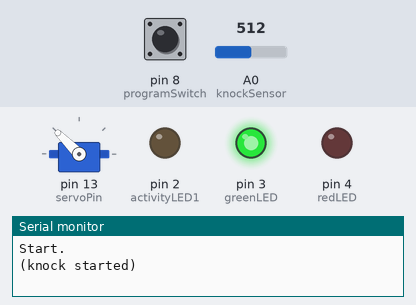
Recording of a sketch running on a simulated Arduino Uno, built with avr-gcc and run on an emulated ATmega328P. On the bench: servo, output pins drawn as LEDs (lit = HIGH), the last lines printed to the serial monitor. Dashed ring = blinking. The inputs (shaded band) are chosen by the test bench; at power-on: pin 8 (programSwitch) LOW, A0 (knockSensor) = 512.

Above: at 5.19 s.
6.4 s: pin 8 (programSwitch) pulled HIGH for 3.2 s
At 9.07 s:
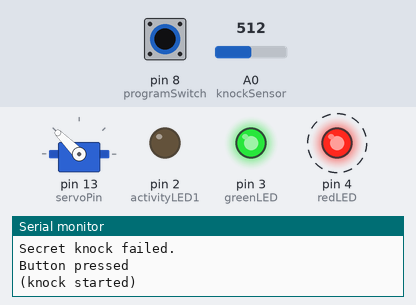
11.1 s: A0 (knockSensor) set to 140
17.3 s: A0 (knockSensor) set to 160
At 20.63 s:
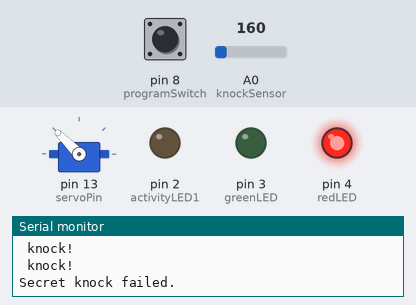
20.8 s: pin 8 (programSwitch) pulled HIGH for 1 s
At 41.31 s:
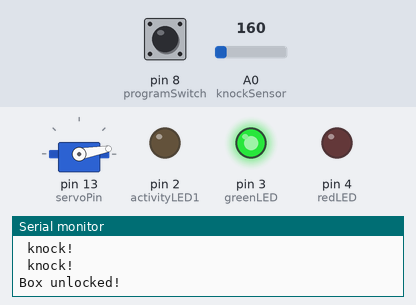
Timing chart, 0 to 42.9 s (numbered marks = the images above; inputs shaded):
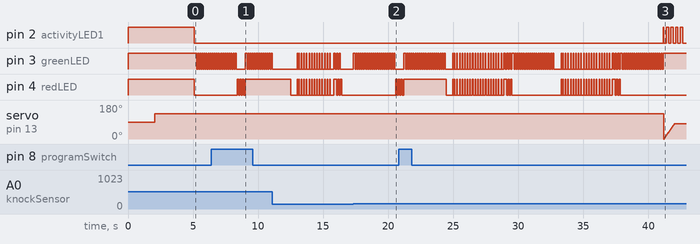

Measured:
- after the input at 17.3 s, pin 3 (greenLED): LOW → HIGH at once, then repeats every 0.16 s: LOW 0.08 s, HIGH 0.08 s; pin 4 (redLED): LOW → HIGH after 3.3 s, → LOW 0.10 s later, → HIGH 0.10 s later
- after the input at 20.8 s, pin 2 (activityLED1): LOW → HIGH after 20.3 s, then repeats every 0.36 s: LOW 0.18 s, HIGH 0.18 s

The sketch:

knockboxlock.ino
```cpp
#include <Servo.h>
/* Detects patterns of knocks and triggers a servo to unlock a wooden box
 Adapted from The Secret Gumball Machine by Steve Hoefer

 Shannon Chen
 05-833 Gadgets, Sensors and Activity Recognition
 Final Project: Knock Lock Box

*/

// Pin definitions
const int knockSensor = 0;         // Piezo sensor on analog pin 0.
const int programSwitch = 8;       // When this is high we program a new code
const int servoPin = 13;            // Servo that we're controlling.
const int redLED = 4;              // Status LED for failed knock
const int greenLED = 3;            // Status LED for successful knock.
const int activityLED1 = 2;        // Lights up when the servo is moving.

const int threshold = 150;        // Minimum signal from the piezo to register as a knock. Maximum is 1023. Lower it is, the higher the sensitivity

const int rejectValue = 30;        // If an individual knock is off by this percentage of a knock we ignore. 10 is strict.
const int averageRejectValue = 20; // If the average timing of the knocks is off by this percent we ignore. 10 is strict.
const int debounceThreshold = 80;
const int knockFadeTime = 150;     // milliseconds we allow a knock to fade before we listen for another one.

const int maximumKnocks = 20;       // Maximum number of knocks to listen for.
const int knockComplete = 1500;     // Longest time to wait for a knock before we assume that it's finished.

// Variables.
Servo lockServo;                  // The servo that dispenses a gumball
int secretCode[maximumKnocks] = {50, 25, 25, 50, 100, 50, 0, 0, 0, 0, 0, 0, 0, 0, 0, 0, 0, 0, 0, 0};  // Initial setup: "Shave and a Hair Cut, two bits." 100=full note, 50=half note, 25=quarter note, etc.
int knockReadings[maximumKnocks];    // When someone knocks this array fills with delays between knocks. (A correct knock looks a lot like the line above).
int knockSensorValue = 0;            // Most recent reading of the knock sensor.
int programButtonPressed;    // ButtonState

void setup() {

  pinMode(redLED, OUTPUT);
  pinMode(greenLED, OUTPUT);
  pinMode(activityLED1, OUTPUT);
  pinMode(programSwitch, INPUT);

  Serial.begin(9600);

  Serial.println("Start.");

  digitalWrite(redLED, HIGH);      // Turn on all the lights so we can be sure they work.
  digitalWrite(greenLED, HIGH);
  digitalWrite(activityLED1, HIGH);

  delay(2000);
  lockServo.attach(servoPin);   // Initialize the servo.
  delay(50);
  for (int i=0;i<150;i++){         // Reset the rotation of the servo.
    lockServo.write(135);         // Write the location a few times just in case the wheel is a long way off or binding somewhere.
    delay(20);
  }

  delay(50);
  lockServo.detach();           // Detach the servo when not using it.

  digitalWrite(redLED, LOW);       // Turn off the lights, testing is over.
  digitalWrite(greenLED, LOW);
  digitalWrite(activityLED1, LOW);


}

void loop() {
  // Listen for any knock at all.
  knockSensorValue = analogRead(knockSensor);

  if ((digitalRead(programSwitch)==HIGH) && (knockSensorValue >=threshold) ){   // Is the program button pressed?
    programButtonPressed = true;    // Yes, so lets save that state.
    Serial.println("Button pressed");

    digitalWrite(redLED, HIGH);            // ...and turn on the the lights so we know we're programming.
    digitalWrite(greenLED, HIGH);
    listenToSecretKnock();
  }

  else {
    programButtonPressed = false;
    // Serial.println("No button pressed");
    digitalWrite(redLED, LOW);
    digitalWrite(greenLED, LOW);
  }

  if (knockSensorValue >=threshold){
    listenToSecretKnock();
  }
}

void listenToSecretKnock(){
  Serial.println("(knock started)");

  int i = 0;
  for (i=0;i<maximumKnocks;i++){
    knockReadings[i]=0;
  }

  int currentKnockNumber=0;         	         // Increment for the array.
  int startTime=millis();           	         // Reference for when this knock started.
  int now=millis();

  digitalWrite(greenLED, HIGH);      	        // Light the green LED for knock feedback.

  delay(debounceThreshold);
  digitalWrite(greenLED, LOW);

  do {
    // Listen for the next knock or wait for it to time out.
    knockSensorValue = analogRead(knockSensor);

    if (knockSensorValue > threshold){                   // Got another knock...
      Serial.println(" knock!");
      now=millis();                                      // Record the delay time.
      knockReadings[currentKnockNumber] = now-startTime;
      currentKnockNumber ++;                             // Increment the counter.
      startTime=now;

      digitalWrite(greenLED, HIGH);      	         // Light the knock LED.

      delay(debounceThreshold);                        // Debounce the knock sensor. (And turn the LED off halfway through.)
      digitalWrite(greenLED, LOW);
      delay(debounceThreshold);
    }

    now=millis();

  }

  while ((now-startTime < knockComplete) && (currentKnockNumber < maximumKnocks));

  // We have a completed knock, lets see if it's valid
  if (programButtonPressed==false){
    if (validateKnock() == true){
      boxUnlock();
    }
    else {
      failedKnock();
    }
  }

  else { // if programButtonPressed==true
    validateKnock();
    Serial.println("New lock stored.");

    digitalWrite(redLED, HIGH);
    digitalWrite(greenLED, HIGH);

    for (i=0;i<3;i++){
      delay(100);
      digitalWrite(redLED, HIGH);
      digitalWrite(greenLED, LOW);
      delay(100);
      digitalWrite(redLED, LOW);
      digitalWrite(greenLED, HIGH);
    }
  }
}

// We got a good knock, so do something!
void boxUnlock(){
  Serial.println("Box unlocked!");
  int i=0;

  digitalWrite(greenLED, HIGH);       // Turn on this light so the user knows the knock was successful.
  digitalWrite(activityLED1, HIGH);   // Turn on the servo light

  lockServo.attach(servoPin);      // Now we start with the servo.
  delay(50);

  int lightStatus=HIGH;               // Set this so we can blink the LED as the servo cycles.

  for (int i=0;i<=135;i++){
    if (i>80){
      lockServo.write(80);   // Limit the rotation of the servo to 80 degrees.  We write this a few times in case it had trouble getting there.
    }
    else {
      lockServo.write(i);       // Tell servo to rotate to position in variable 'i'.
    }
    if (i%18==0){
      lightStatus =! lightStatus;
    }
    digitalWrite(activityLED1, lightStatus);
    delay(10);
  }

  delay(100);


  digitalWrite(activityLED1, LOW);

  delay(3000);

  for (int i=135;i>=80;i--){          // Assume the user got what it needed. Lock the box
    lockServo.write(135);
    delay(10);
  }

  delay(50);

  lockServo.detach();             // Done with the servo, so detach it - fixes the jittery problem
  delay(100);
}

// We didn't like the knock.  Indicate displeasure.
void failedKnock(){
  Serial.println("Secret knock failed.");
  digitalWrite(greenLED, LOW);
  digitalWrite(redLED, LOW);
  for (int i=0;i<3;i++){
    digitalWrite(redLED, HIGH);
    delay(100);
    digitalWrite(redLED, LOW);
    delay(100);
  }
}

// Checks if our knock matches the secret.
// TRUE = good knock
// FALSE = bad knock
boolean validateKnock(){
  int i=0;

  int currentKnockCount = 0;
  int secretKnockCount = 0;
  int maxKnockInterval = 0;

  for (i=0;i<maximumKnocks;i++){
    if (knockReadings[i] > 0){
      currentKnockCount++;
    }
    if (secretCode[i] > 0){
      secretKnockCount++;
    }

    if (knockReadings[i] > maxKnockInterval){
      maxKnockInterval = knockReadings[i];
    }
  }

  // Save the new lock in the array
  if (programButtonPressed==true){
    Serial.println("Recording new knock");
      for (i=0;i<maximumKnocks;i++){ // normalize the times
        secretCode[i]= map(knockReadings[i],0, maxKnockInterval, 0, 100);
      }
    // And flash the lights in the recorded pattern to let us know it's been programmed.
    digitalWrite(greenLED, LOW);
    digitalWrite(redLED, LOW);
    delay(500);

    //Start playing back the knocks
    digitalWrite(greenLED, HIGH);
    digitalWrite(redLED, HIGH);  // First knock
    delay(40);
    for (i = 0; i < maximumKnocks ; i++){
      digitalWrite(greenLED, LOW);
      digitalWrite(redLED, LOW);

      if (programButtonPressed==true){
        if (secretCode[i] > 0){
          delay(map(secretCode[i],0, 100, 0, maxKnockInterval));
          digitalWrite(greenLED, HIGH);
          digitalWrite(redLED, HIGH);
        }
      }
      delay(40);
      digitalWrite(greenLED, LOW);
      digitalWrite(redLED, LOW);
    }
    return false; 	// We don't unlock the door when we are recording a new knock.
  }

  if (currentKnockCount != secretKnockCount){
    return false;
  }


  int totaltimeDifferences=0;
  int timeDiff=0;

  for (i=0;i<maximumKnocks;i++){
    knockReadings[i]= map(knockReadings[i],0, maxKnockInterval, 0, 100);
    timeDiff = abs(knockReadings[i]-secretCode[i]);
    if (timeDiff > rejectValue){
      return false;
    }
    totaltimeDifferences += timeDiff;
  }

  if (totaltimeDifferences/secretKnockCount>averageRejectValue){
    return false;
  }

  return true;

}
```
